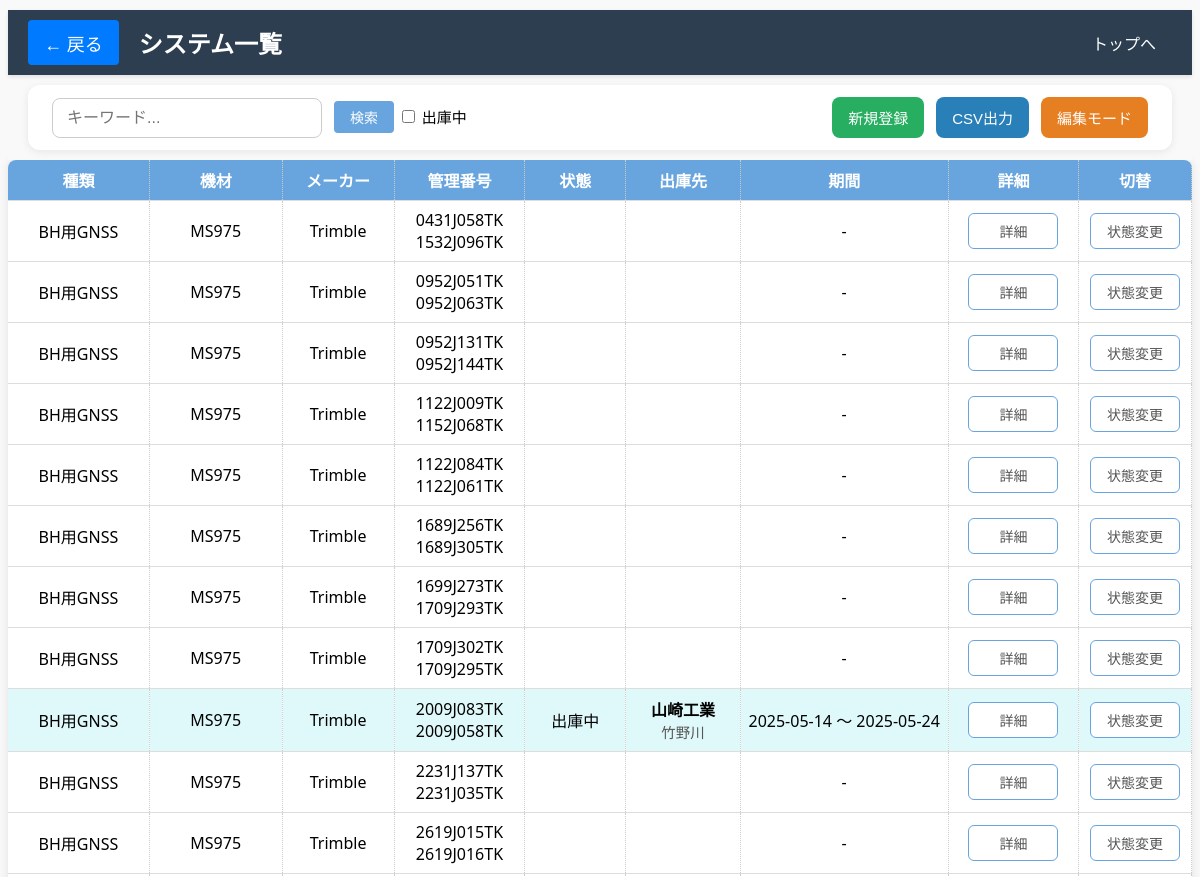
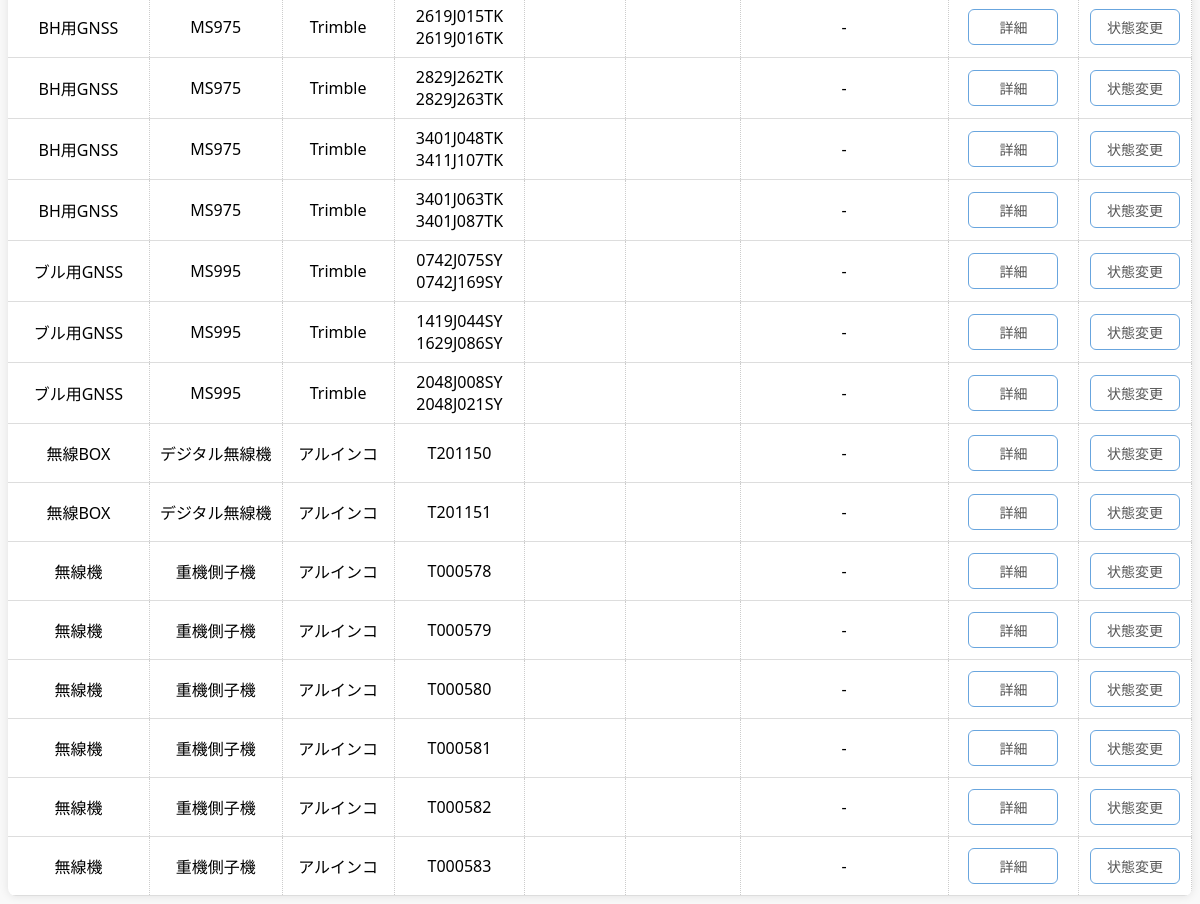
/system_list, run on the app's committed database (2 pictures, top to bottom).
### models.py (models this page shows, shortened)
class SystemTool(db.Model):
    __tablename__ = 'system_tools'
    id = db.Column(db.Integer, primary_key=True)
    tool_type = db.Column(db.String(100), nullable=True)
    name = db.Column(db.String(100), nullable=False)              # 機材名
    manufacturer = db.Column(db.String(100), nullable=True)       # メーカー
    serial_number = db.Column(db.String(100), nullable=True)      # 管理番号
    is_active = db.Column(db.Boolean, default=True, nullable=True)  # 状態 (True=未使用、False=出庫中)
    state = db.Column(db.String(50))                               # 状態（例：正常、故障など）
    shipment_location = db.Column(db.String(255), nullable=True)   # 出庫先 会社名
    shipment_site = db.Column(db.String(255), nullable=True)       # 出庫現場
    shipment_start_date = db.Column(db.Date, nullable=True)        # 出庫開始期間
    shipment_end_date = db.Column(db.Date, nullable=True)          # 出庫終了期間

### main.py (the view)
@app.route('/system_list')
def system_list():
    system_systems = SystemTool.query.order_by(
        SystemTool.tool_type.asc(),     # 種類で昇順（存在すれば）
        SystemTool.name.asc(),          # 名前で昇順
        SystemTool.serial_number.asc()  # 管理番号で昇順
    ).all()
    return render_template('system_list.html', system_systems=system_systems)

### templates/system_list.html (shortened to what this page needs)
<!DOCTYPE html>
<html lang="ja">
<head>
    <link rel="stylesheet" href="{{ url_for('static', filename='system_tool.css') }}">
    <link rel="stylesheet" href="{{ url_for('static', filename='common.css') }}">
</head>
<body>
<div class="sticky-wrapper">
    <header class="header-bar">
        <div class="left-group">
            <a href="{{ url_for('index') }}" class="back-button">← 戻る</a>
            <h1 class="page-title">システム一覧</h1>
        </div>
        <div class="right-group">
            <a href="{{ url_for('index') }}">トップへ</a>
        </div>
    </header>
    <h2>
        <div class="about-container">
            <div class="search-container">
                <input type="text" id="search-input" placeholder="キーワード...">
                <button id="search-button">検索</button>
                    <input type="checkbox" id="shippedOnlyCheckbox" onchange="filterTable()"> 出庫中
            </div>
            <div class="action-buttons">
                <a href="{{ url_for('add_system_tool') }}" class="add_button">新規登録</a>
                <button class="csv-button" id="csv-export-btn">CSV出力</button>
                <button class="edit_button" onclick="toggleDeleteColumn()">編集モード</button>
            </div>
        </div>
    </h2>
</div>
<table id="printable-table">
    <thead>
        <tr>
            <th>種類</th>
            <th>機材</th>
            <th>メーカー</th>
            <th>管理番号</th>
            <th>状態</th>
            <th>出庫先</th>
            <th>期間</th>
            <th>詳細</th>
            <th>切替</th>
        </tr>
    </thead>
    <tbody>
    {% for system in system_systems %}
    <tr data-system-id="{{ system.id }}" {% if not system.is_active and system.state != '予定' %} class="shipped"{% endif %}>
        <td class="fixed-cell">
            <span class="display-text">{{ system.tool_type or '' }}</span>
        </td>
        <td class="fixed-cell">
            <span class="display-text">{{ system.name }}</span>
        </td>
        <td class="fixed-cell">
            <span class="display-text">{{ system.manufacturer or '' }}</span>
        </td>
        <td class="fixed-cell">
            <span class="display-text">{{ system.serial_number or '' }}</span>
        </td>
        <td class="status-cell">
            <span class="status-display" id="status-display-{{ system.id }}">
                {% if system.state == '予定' %}
                    予定
                {% elif not system.is_active %}
                    出庫中
                {% endif %}
            </span>
        </td>
        <td class="fixed-cell">
            <div>
                <strong>{{ system.shipment_location or '' }}</strong><br>
                <span style="font-size: 0.9em; color: #555;">{{ system.shipment_site or '' }}</span>
            </div>
        </td>
        <td class="fixed-cell">
            {% if system.shipment_start_date and system.shipment_end_date %}
                {{ system.shipment_start_date.strftime('%Y-%m-%d') }} ～ {{ system.shipment_end_date.strftime('%Y-%m-%d') }}
            {% else %}
                -
            {% endif %}
        </td>
        <td class="fixed-cell">
            <button type="button" onclick="showShipmentDetails({{ system.id }})">詳細</button>
        </td>
        <td class="fixed-cell">
            <button type="button" onclick="toggleStateForm({{ system.id }})">状態変更</button>
        </td>
    </tr>
        {% endfor %}
    </tbody>
</table>
</body>
</html>

### static/system_tool.css (style rules this page uses)
.search-container input[type="text"] { padding: 10px 14px; font-size: 16px; border: 1px solid #bbb; border-radius: 10px; width: 260px; transition: border-color 0.3s ease; }
.add_button { background-color: #27ae60; color: white; }
.csv-button, .print-button { background-color: #2980b9; color: white; }
.edit_button { background-color: #e67e22; color: white; }
th { background-color: #68a5de; color: white; font-weight: 600; }
th:nth-child(1), td:nth-child(1) { width: 160px; text-align: center; }
th:nth-child(2), td:nth-child(2) { width: 120px; text-align: center; }
th:nth-child(3), td:nth-child(3) { width: 110px; text-align: center; }
th:nth-child(4), td:nth-child(4) { width: 140px; text-align: center; white-space: normal; }
th:nth-child(5), td:nth-child(5) { width: 120px; text-align: center; }
th:nth-child(6), td:nth-child(6) { width: 130px; text-align: center; }
th:nth-child(7), td:nth-child(7) { width: 160px; text-align: center; }
th:nth-child(8), td:nth-child(8) { width: 130px; text-align: center; }
th:nth-child(9), td:nth-child(9), th:nth-child(10), td:nth-child(10) { text-align: center; }
table input[type="submit"], table button { display: inline-block; padding: 7px 14px; margin: 3px 3px; border: 1px solid #68a5de; background-color: #fff; color: #555; border-radius: 6px; font-size: 14px; font-weight: 500; text-align: center; cursor: pointer; transition: background-color 0.25s ease, color 0.25s ease; min-width: 90px; }
#search-button { background-color: #68a5de; color: white; border: none; padding: 6px 16px; margin-left: 8px; font-size: 14px; border-radius: 4px; cursor: pointer; transition: background-color 0.3s ease; }

### static/common.css (style rules this page uses)
body { background-color: #f9f9f9; font-family: "Segoe UI", sans-serif; user-select: none; margin-top: 0px; }
h1 { text-align: center; margin-bottom: 2rem; }
h2 { font-family: "Segoe UI", sans-serif; padding: 0 20px; font-size: 15px; font-weight: 500; margin-top: 10px; }
a { display: inline-block; color: white; padding: 0.6rem 1rem; text-decoration: none; border-radius: 4px; }
.fixed-cell { position: relative; }
.sticky-wrapper { position: sticky; top: 0; background-color: #f9f9f9; z-index: 1000; padding-top: 10px; height: 150px; }
.header-bar { position: sticky; top: 0; z-index: 1000; display: flex; justify-content: space-between; align-items: center; background-color: #2c3e50; color: white; padding: 10px 20px; box-shadow: 0 2px 4px rgba(0,0,0,0.1); }
.left-group { display: flex; align-items: center; }
.right-group { display: flex; }
.page-title { margin: 0; font-size: 24px; }
.back-button { color: white; text-decoration: none; font-size: 18px; margin-right: 20px; background-color: #007bff; }
.about-container { position: sticky; top: 56px; z-index: 999; display: flex; justify-content: space-between; align-items: center; padding: 12px 24px; background-color: #ffffff; border-radius: 12px; box-shadow: 0 2px 8px rgba(0, 0, 0, 0.08); margin-bottom: 20px; gap: 20px; flex-wrap: wrap; }
.search-container input[type="text"] { padding: 10px 14px; font-size: 16px; border: 1px solid #ccc; border-radius: 8px; width: 240px; transition: border-color 0.3s; }
.action-buttons { display: flex; gap: 12px; }
.add_button, .csv-button, .edit_button, .print-button { padding: 10px 16px; font-size: 15px; border: none; border-radius: 8px; cursor: pointer; text-decoration: none; transition: background-color 0.3s, transform 0.1s; }
table { border-collapse: collapse; background-color: white; box-shadow: 0 0 10px rgba(0,0,0,0.1); border-radius: 8px; overflow: hidden; user-select: text; table-layout: fixed; max-width: 1500px; margin: 0 auto; padding: 0 20px; }
tr.shipped { background-color: #dff9fb; position: relative; }
th, td { border-right: 1px dotted #ccc; padding: 8px; white-space: nowrap; text-align: left; border-bottom: 1px solid #ddd; }

### data on the page
SystemTool: tool_type "BH用GNSS", name "MS975", manufacturer "Trimble", serial_number "0431J058TK 1532J096TK"
SystemTool: tool_type "BH用GNSS", name "MS975", manufacturer "Trimble", serial_number "0952J051TK 0952J063TK"
SystemTool: tool_type "BH用GNSS", name "MS975", manufacturer "Trimble", serial_number "0952J131TK 0952J144TK"
SystemTool: tool_type "BH用GNSS", name "MS975", manufacturer "Trimble", serial_number "1122J009TK 1152J068TK"
SystemTool: tool_type "BH用GNSS", name "MS975", manufacturer "Trimble", serial_number "1122J084TK 1122J061TK"
SystemTool: tool_type "BH用GNSS", name "MS975", manufacturer "Trimble", serial_number "1689J256TK 1689J305TK"
SystemTool: tool_type "BH用GNSS", name "MS975", manufacturer "Trimble", serial_number "1699J273TK 1709J293TK"
SystemTool: tool_type "BH用GNSS", name "MS975", manufacturer "Trimble", serial_number "1709J302TK 1709J295TK"
SystemTool: tool_type "BH用GNSS", name "MS975", manufacturer "Trimble", serial_number "2009J083TK 2009J058TK", state "出庫中", shipment_location "山崎工業", shipment_site "竹野川", shipment_start_date "2025-05-14", shipment_end_date "2025-05-24"
SystemTool: tool_type "BH用GNSS", name "MS975", manufacturer "Trimble", serial_number "2231J137TK 2231J035TK"
SystemTool: tool_type "BH用GNSS", name "MS975", manufacturer "Trimble", serial_number "2619J015TK 2619J016TK"
SystemTool: tool_type "BH用GNSS", name "MS975", manufacturer "Trimble", serial_number "2619J015TK 2619J016TK"
SystemTool: tool_type "BH用GNSS", name "MS975", manufacturer "Trimble", serial_number "2829J262TK 2829J263TK"
SystemTool: tool_type "BH用GNSS", name "MS975", manufacturer "Trimble", serial_number "3401J048TK 3411J107TK"
SystemTool: tool_type "BH用GNSS", name "MS975", manufacturer "Trimble", serial_number "3401J063TK 3401J087TK"
SystemTool: tool_type "ブル用GNSS", name "MS995", manufacturer "Trimble", serial_number "0742J075SY 0742J169SY"
SystemTool: tool_type "ブル用GNSS", name "MS995", manufacturer "Trimble", serial_number "1419J044SY 1629J086SY"
SystemTool: tool_type "ブル用GNSS", name "MS995", manufacturer "Trimble", serial_number "2048J008SY 2048J021SY"
SystemTool: tool_type "無線BOX", name "デジタル無線機", manufacturer "アルインコ", serial_number "T201150"
SystemTool: tool_type "無線BOX", name "デジタル無線機", manufacturer "アルインコ", serial_number "T201151"
SystemTool: tool_type "無線機", name "重機側子機", manufacturer "アルインコ", serial_number "T000578"
SystemTool: tool_type "無線機", name "重機側子機", manufacturer "アルインコ", serial_number "T000579"
SystemTool: tool_type "無線機", name "重機側子機", manufacturer "アルインコ", serial_number "T000580"
SystemTool: tool_type "無線機", name "重機側子機", manufacturer "アルインコ", serial_number "T000581"
SystemTool: tool_type "無線機", name "重機側子機", manufacturer "アルインコ", serial_number "T000582"
SystemTool: tool_type "無線機", name "重機側子機", manufacturer "アルインコ", serial_number "T000583"
